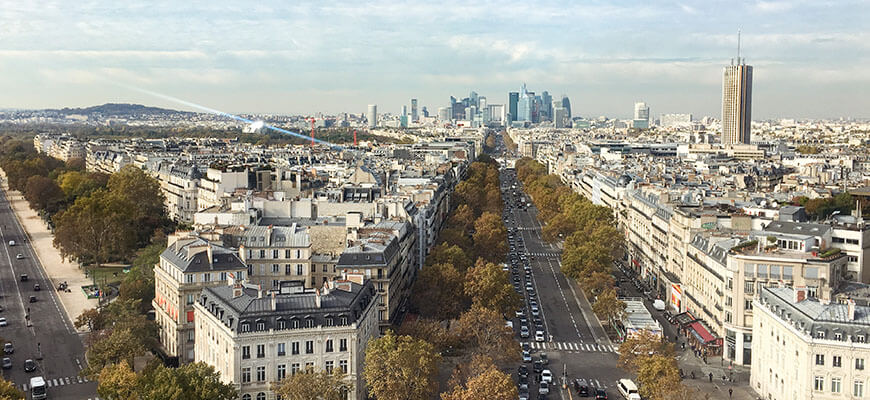
//> input picture results/source.jpg, 870 x 400 px
$ ./main   (built with g++ and OpenCV 4)
//> lines starting //> are read from the running program, lines starting //| are printed output that depends on the picture; after the words box and inside, x2 and y2 are one past the last pixel; in counts of white or black regions, pixels touching at a corner belong together
#include <stdio.h>
#include <iostream>
#include <opencv2/opencv.hpp>

using namespace cv;

// 1. Converts image to grayscale.
void cvtGray(const Mat& image)
{
	Mat gray;
	cv::cvtColor(image, gray, COLOR_BGR2GRAY);
        imwrite("results/grayScale.png", gray);
}

// 2. Converts image to hue saturation value colorspace.
void cvtHsv(const Mat& image)
{
	Mat hsvImage;
	cv::cvtColor(image, hsvImage, COLOR_BGR2HSV);
        imwrite("results/hsv.png", hsvImage);
}

// 3. Change brightness.
void changeBrightness(const Mat& image, double alpha, int beta)
{
	Mat newImage = Mat::zeros(image.size(), image.type());

	for (int y = 0; y < image.rows; y++)
	{
		for (int x = 0; x < image.cols; x++)
		{
			for (int i = 0; i < image.channels(); i++)
		        	newImage.at<Vec3b>(y, x)[i] = saturate_cast<uchar>(alpha * image.at<Vec3b>(y,x)[i] + beta);
		}
	}

        imwrite("results/newBrightness.png", newImage);
}

// 4.
void expandByDownBoundary(const Mat& image)
{
	Mat newImage = Mat::zeros(image.size(), image.type());

	for (int y = 0; y < image.rows; y++)
	{
		for (int x = 0; x < image.cols; x++)
		{
			newImage.at<Vec3b>(y, x) = image.at<Vec3b>(image.rows - y, x);
		}
	}

        imwrite("results/expandedByDown.png", newImage);
}

// 5.
void expandByRightBoundary(const Mat& image)
{
	Mat newImage = Mat::zeros(image.size(), image.type());

	for (int y = 0; y < image.rows; y++)
	{
		for (int x = 0; x < image.cols; x++)
		{
			newImage.at<Vec3b>(y, x) = image.at<Vec3b>(y, image.cols - x);
		}
	}

        imwrite("results/expandedByRight.png", newImage);
}

// 6. Applies gaussian blur to the image.
void applyBlur(const Mat& image)
{
	Mat newImage;
	GaussianBlur(image, newImage, Size(5, 5), 0);
        imwrite("results/Blur.png", newImage);
}

// 7. Apply Canny.
void applyCanny(const Mat& image)
{
	Mat newImage;
        cv::cvtColor(image, newImage, COLOR_BGR2GRAY);
        GaussianBlur(newImage, newImage, Size(5, 5), 0);
        Canny(newImage, newImage, 1, 3, 3);
        imwrite("results/Canny.png", newImage);
}

// 8. Offset right by 10 pixels
void moveRight(const Mat& image)
{
	Mat newImage = Mat::zeros(image.size(), image.type());

	for (int y = 0; y < image.rows; y++)
	{
		for (int x = 0; x < image.cols - 10; x++)
		{
			newImage.at<Vec3b>(y, x + 10) = image.at<Vec3b>(y, x);

		}
	}

        imwrite("results/Move.png", newImage);
}

// 9. Rotates image (45 degrees).
void rotateImage(const Mat& image)
{
	double angle = 45;
	Mat newImage;
	Point2f center(image.cols / 2.0, image.rows / 2.0);
	Mat rot = getRotationMatrix2D(center, angle, 1.0);
	cv::Rect2f bbox = cv::RotatedRect(cv::Point2f(), image.size(), angle).boundingRect2f();

        rot.at<double>(0,2) += bbox.width / 2.0 - image.cols / 2.0;
        rot.at<double>(1,2) += bbox.height / 2.0 - image.rows / 2.0;

        Mat dst;
        warpAffine(image, dst, rot, bbox.size());
        imwrite("results/Rotation.png", dst);
}

// Image Binarization.
void binarizeImage(const Mat& image)
{
	Mat gray;
	Mat binary;
	cv::cvtColor(image, gray, COLOR_BGR2GRAY);
	cv::threshold(gray, binary, 100, 255, THRESH_BINARY);
        imwrite("results/Binarize.png", binary);
}

// Change contrast of the image.
void changeContrast(const Mat& image)
{
	Mat newImage;
	image.convertTo(newImage, -1, 3, 0);
	imwrite("results/ChangeContrast.png", newImage);
}

void gammaTransform(const Mat& image, float gamma)
{
	Mat dst;
	image.convertTo(dst, CV_64F);
	cv::pow(dst, gamma, dst);
	Mat result;
	dst.convertTo(result, CV_8U);
	imwrite("results/GammaTransform.png", result);
}

int main()
{
	Mat image = imread("results/source.jpg", 1);
//> image is the input picture: 400 rows x 870 cols, CV_8UC3; mean B, G, R 141.3, 151.9, 154.2
	if (!image.data )
	{
		printf("No image");
	}

	cvtGray(image);
	cvtHsv(image);
//> in cvtHsv, `cv::cvtColor(image, hsvImage, COLOR_BGR2HSV);`: hsvImage: 400 rows x 870 cols, CV_8UC3; mean H, S, V 47.4, 45.5, 159.6
//> in cvtHsv, `imwrite("results/hsv.png", hsvImage);`:
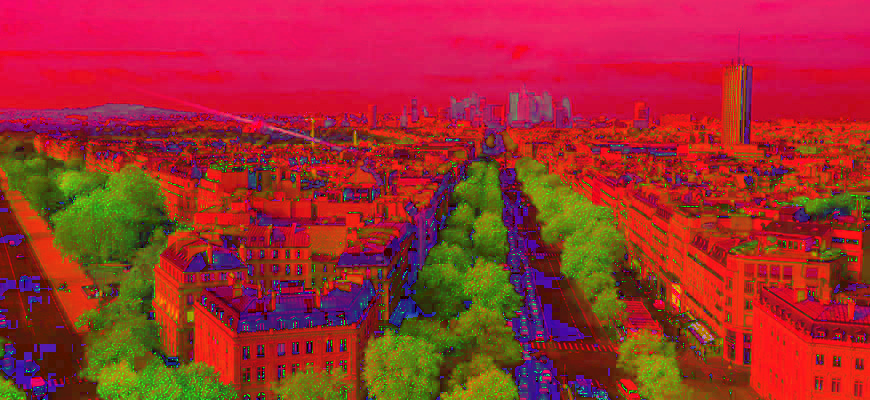
//> saved as hsv.png: 400 rows x 870 cols, CV_8UC3; mean B, G, R 47.4, 45.5, 159.6
	changeBrightness(image, 1.8, 1);
	changeContrast(image);
	expandByRightBoundary(image);
	expandByDownBoundary(image);
//> after the loop in expandByDownBoundary, `for (int y = 0; y < image.rows; y++)`:
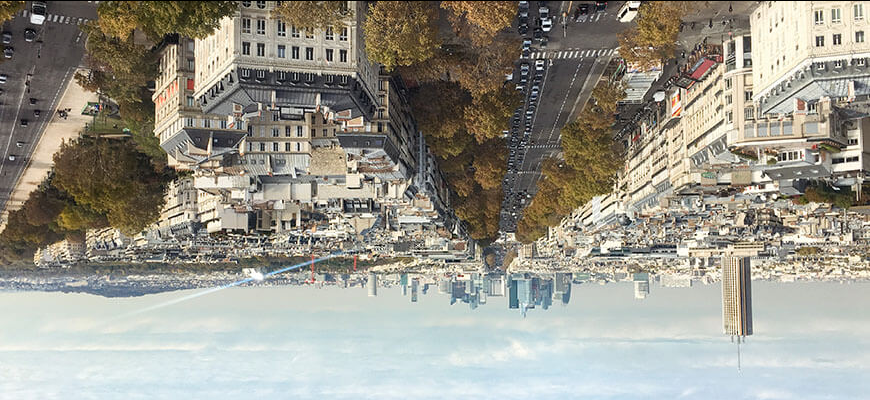
//> newImage: 400 rows x 870 cols, CV_8UC3; mean B, G, R 140.7, 151.3, 153.7
	applyBlur(image);
	applyCanny(image);
//> in applyCanny, `Canny(newImage, newImage, 1, 3, 3);`:
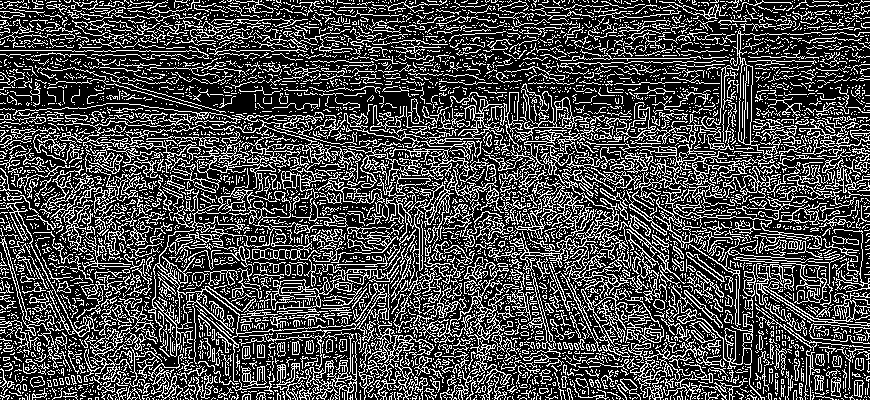
//> newImage: 400 rows x 870 cols, CV_8UC1; 28.6% white in thin lines or dots
	moveRight(image);
//> after the loop in moveRight, `for (int y = 0; y < image.rows; y++)`:
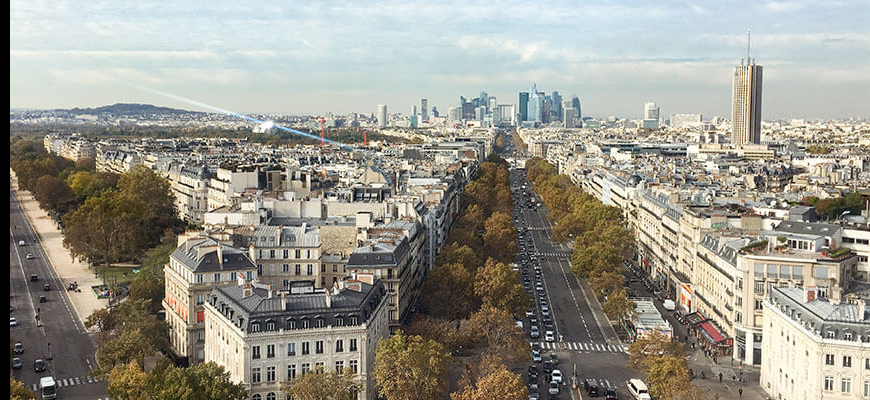
//> newImage: 400 rows x 870 cols, CV_8UC3; mean B, G, R 139.5, 150, 152.3
	rotateImage(image);
//> in rotateImage, `warpAffine(image, dst, rot, bbox.size());`:
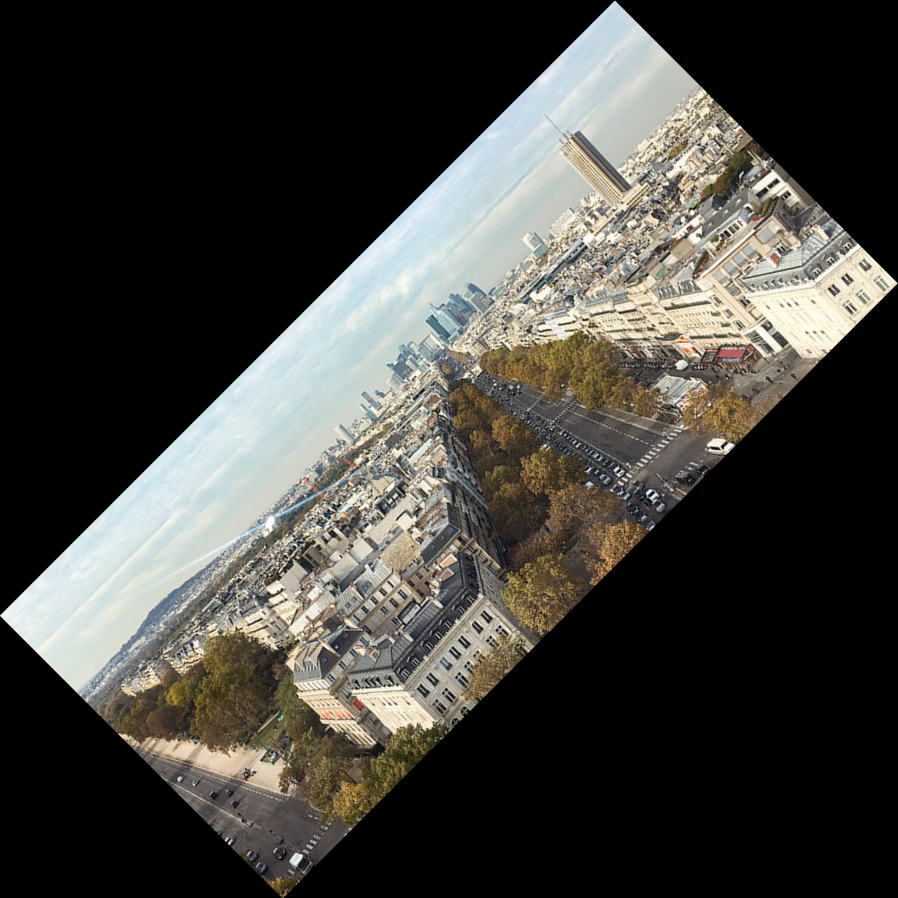
//> dst: 898 rows x 898 cols, CV_8UC3; mean B, G, R 61, 65.6, 66.6
	binarizeImage(image);
//> in binarizeImage, `cv::threshold(gray, binary, 100, 255, THRESH_BINARY);`:
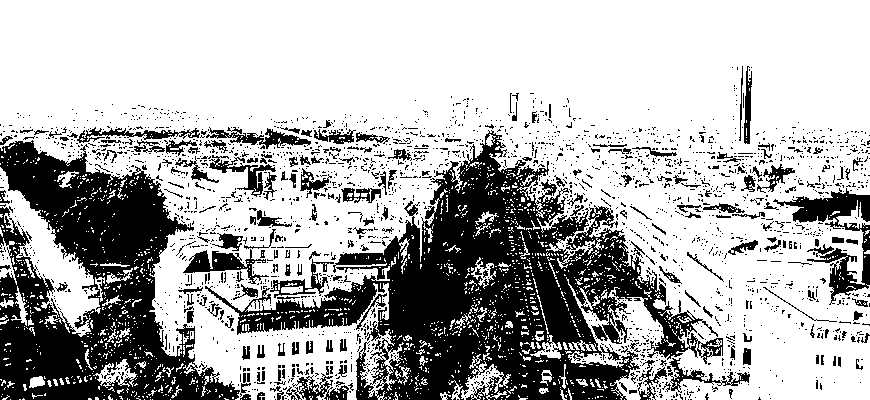
//> binary: 400 rows x 870 cols, CV_8UC1; 69.3% white; 2348 black regions (2136 under 20 px), largest, box (x1, y1, x2, y2) and area: (205, 130, 723, 400) 48231, (0, 140, 240, 400) 31221, (773, 188, 870, 305) 3195
	gammaTransform(image, 1.1);
//> in gammaTransform, `dst.convertTo(result, CV_8U);`:
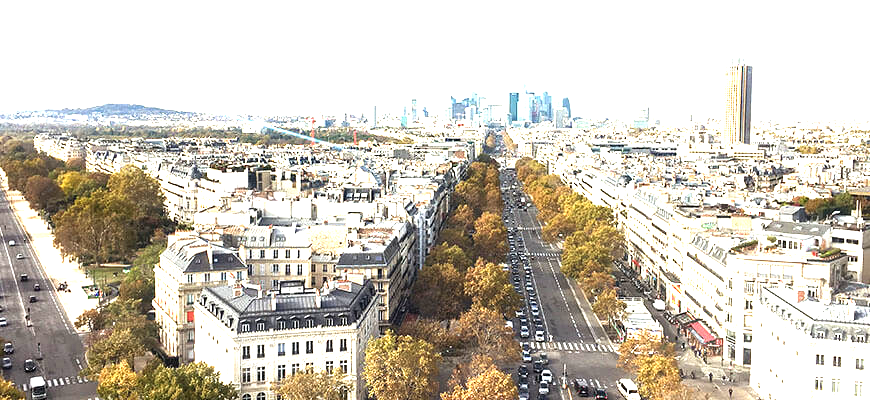
//> result: 400 rows x 870 cols, CV_8UC3; mean B, G, R 186.6, 198.3, 204.9
	printf("Changes have already been written to folder /results\n");
	return 0;
}
